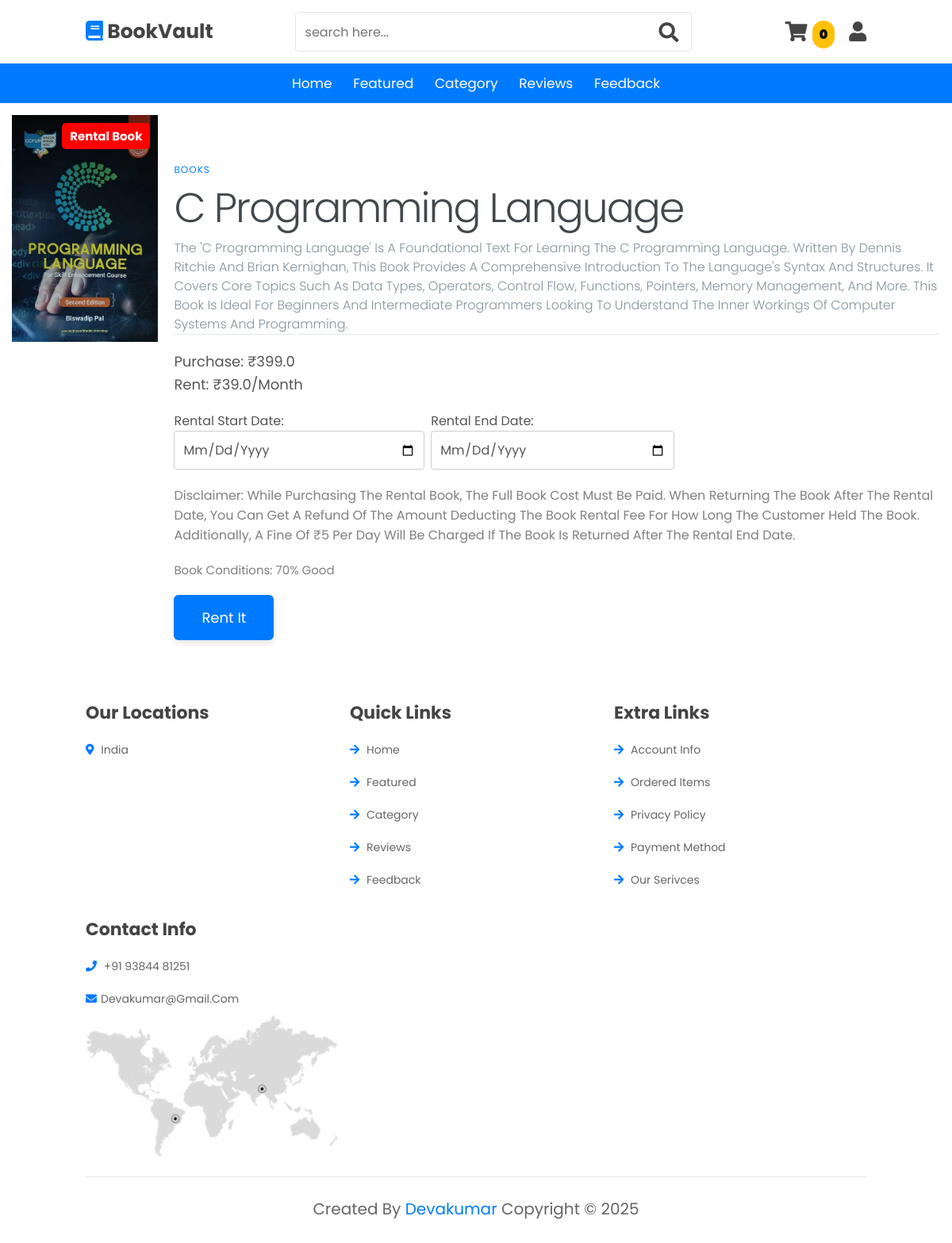
Screenshot of /book/1 with the database file from the repository.
### tables this page shows
CREATE TABLE books (
                id INTEGER PRIMARY KEY AUTOINCREMENT,
                title TEXT NOT NULL,
                image TEXT,
                price REAL,
                original_price REAL,
                description TEXT,
                bookStatus TEXT DEFAULT FALSE,
                rentalPrice REAL
            );

### app.py (the view)
@app.route('/book/<int:book_id>')
def book(book_id):
    books_data = get_books_from_db()
    books = {book['id']: book for book in books_data}
    book = books.get(book_id)
    if book:
        return render_template('book.html', book=book, rentalPrice=book.get('rentalPrice', 0), bookCondition=100 if book.get('bookStatus') == 'new' else random.randint(60, 90))
    else:
        return "Book not found"

### app.py (called while the page is built)
def get_db():
    db = getattr(Flask(__name__), '_database', None)
    if db is None:
        db = sqlite3.connect(DATABASE)
        db.row_factory = sqlite3.Row
        Flask(__name__)._database = db
    return db

def get_books_from_db():
    try:
        mydb = get_db()
        cursor = mydb.cursor()
        cursor.execute("SELECT id, title, image, price, original_price, description, bookStatus, rentalPrice FROM books")
        result = cursor.fetchall()
        books_data = []
        for row in result:
            books_data.append({
                'id': row[0],
                'title': row[1],
                'image': row[2],
                'price': row[3],
                'original_price': row[4],
                'description': row[5],
                'bookStatus': row[6],
                'rentalPrice': row[7]
            })
        cursor.close()
        mydb.close()
        return books_data
    except Exception as e:
        print(f"Error connecting to SQLite: {e}")
        return []

### templates/book.html (shortened to what this page needs)
<!DOCTYPE html>
<html lang="en">
  <head>
    <link
      rel="stylesheet"
      href="https://unpkg.com/swiper@7/swiper-bundle.min.css"
    />
    <link
      rel="stylesheet"
      href="https://cdnjs.cloudflare.com/ajax/libs/font-awesome/5.15.4/css/all.min.css"
    />
    <link
      rel="stylesheet"
      href="{{ url_for('static', filename='css/style.css') }}"
    />
    <link
      rel="stylesheet"
      href="{{ url_for('static', filename='css/book.css') }}"
    />
  </head>
  <body>
    {% include 'header.html' %}
    <main class="container">
      <div class="book-container">
        <img
          data-image="red"
          class="active"
          src="{{ url_for('static', filename='image/books/' + book.image) }}"
          alt="{{ book.title }}"
        />
        {% if book.bookStatus == 'rental' %}
        <span class="badge new-book">Rental Book</span>
        {% elif book.bookStatus == 'new' %}
        <span class="badge new-book">New Book</span>
        {% elif book.bookStatus == 'second' %}
        <span class="badge old-book">Second Hand</span>
        {% else %}
        <span class="badge old-book">Unknown</span>
        {% endif %}
      </div>
      <div class="right-column">
        <div class="book-description">
          <span>Books</span>
          <h1>{{ book.title }}</h1>
          <p>{{ book.description }}</p>
        </div>
        <div class="book-price">
          <div class="purchase-options">
            <label>
              Purchase: ₹{{ book.price }}
            </label>
            {% if book.bookStatus == 'rental' %}
            <label>
              Rent: ₹{{ rentalPrice }}/month
            </label>
            {% endif %}
          </div>
          {% if book.bookStatus == 'rental' %}
          <div class="rental-dates">
            <div>
              <label for="rental_start_date">Rental Start Date:</label>
              <input type="date" id="rental_start_date" name="rental_start_date">
            </div>
            <div>
              <label for="rental_end_date">Rental End Date:</label>
              <input type="date" id="rental_end_date" name="rental_end_date">
            </div>
          </div>
          <p id="rentalDisclaimer" style="font-size: 1.6rem; color: grey;">
            Disclaimer: While purchasing the Rental book, the full book  cost must be paid. When returning the book after the rental date, you can get a refund of the amount deducting the book rental fee for how long the customer held the book. Additionally, a fine of ₹5 per day will be charged if the book is returned after the rental end date.
          </p>
          {% endif %}
          <p style="font-size: 1.5rem; color: grey;">
            Book Conditions: {{ bookCondition }}% Good
          </p>
          <button
            class="cart-btn"
            data-name="{{ book.title }}"
            data-price="{{ book.price }}"
            data-image="{{ book.image }}"
            data-book_status="{{ book.bookStatus }}"
          >
            {% if book.bookStatus == 'rental' %}
              Rent It
            {% else %}
              Add to cart
            {% endif %}
          </button>
        </div>
      </div>
    </main>
    {% include 'footer.html' %}
    {% include 'modal.html' %}
  </body>
</html>

### static/css/style.css (style rules this page uses)
:root { --blue:#007bff; --dark-color:#0056b3; --black:#444; --light-color:#666; --border:.1rem solid rgba(0,0,0,.1); --border-hover:.1rem solid var(--black); --box-shadow:0 .5rem 1rem rgba(0,0,0,.1); }
.badge { position: absolute; top: 10px; right: 10px; color: white; font-size: 15px; padding: 5px 10px; border-radius: 5px; font-weight: bolder; }
.new-book { background-color: red; }
.badge { position: absolute; top: 10px; right: 10px; color: white; font-size: 1.5rem; padding: 0.5rem 1rem; border-radius: 0.5rem; font-weight: bolder; }
* { font-family: 'Poppins', sans-serif; margin:0; padding:0; box-sizing: border-box; outline: none; border:none; text-decoration: none; text-transform: capitalize; transition:all .2s linear; transition:width none; }
html { font-size: 62.5%; overflow-x: hidden; scroll-padding-top: 5rem; scroll-behavior: smooth; }

### static/css/book.css (style rules this page uses)
html, body { height: 100%; width: 100%; margin: 0; font-family: 'Roboto', sans-serif; }
.book-container { position: relative; width: 65%; }
.book-container img { width: 100%; }
.container { margin: 0 auto; padding: 15px; display: flex; gap: 20px; position: relative; }
.right-column { margin-top: 60px; }
.book-description { position: relative; border-bottom: 1px solid #E1E8EE; margin-bottom: 20px; }
.book-description span { font-size: 12px; color: #007bff; letter-spacing: 1px; text-transform: uppercase; text-decoration: none; }
.book-description h1 { font-weight: 300; font-size: 52px; color: #43484D; letter-spacing: -2px; }
.book-description p { font-size: 16px; font-weight: 300; color: #86939E; line-height: 24px; }
.book-price { display: flex; flex-direction: column; gap: 20px; align-items: flex-start; }
.purchase-options { display: flex; gap: 20px; }
.purchase-options label { display: flex; align-items: center; gap: 10px; font-size: 18px; color: #555; cursor: pointer; }
.rental-dates { display: flex; flex-direction: row; flex-wrap: wrap; gap: 8px; }
.rental-dates label { font-size: 16px; color: #555; }
.rental-dates input[type="date"] { padding: 10px; border: 1px solid #ccc; border-radius: 4px; font-size: 16px; color: #555; width: 100%; box-sizing: border-box; }
.cart-btn { display: inline-block; background-color: #007bff; border-radius: 6px; font-size: 18px; color: #FFFFFF; text-decoration: none; padding: 15px 35px; transition: all .3s ease; width: fit-content; cursor: pointer; box-shadow: 0 4px 8px rgba(0, 0, 0, 0.1); border: none; outline: none; }

### templates/book.html (style rules this page uses)
.purchase-options { display: flex; flex-direction: column; gap: 2px; }

### rows the page displays
books: image (picture), title "C Programming Language", description "The 'C Programming Language' Is A Foundational Text For Learning The C Programming Language. Written By Dennis Ritchie And Brian Kernighan, This Book Provides A Comprehensive Introduction To The Language's Syntax And Structures. It Covers Core Topics Such As Data Types, Operators, Control Flow, Functions, Pointers, Memory Management, And More. This Book Is Ideal For Beginners And Intermediate Programmers Looking To Understand The Inner Workings Of Computer Systems And Programming.", price "399.0", rentalPrice "39.0"

### other values shown
{{ bookCondition }} "70"
